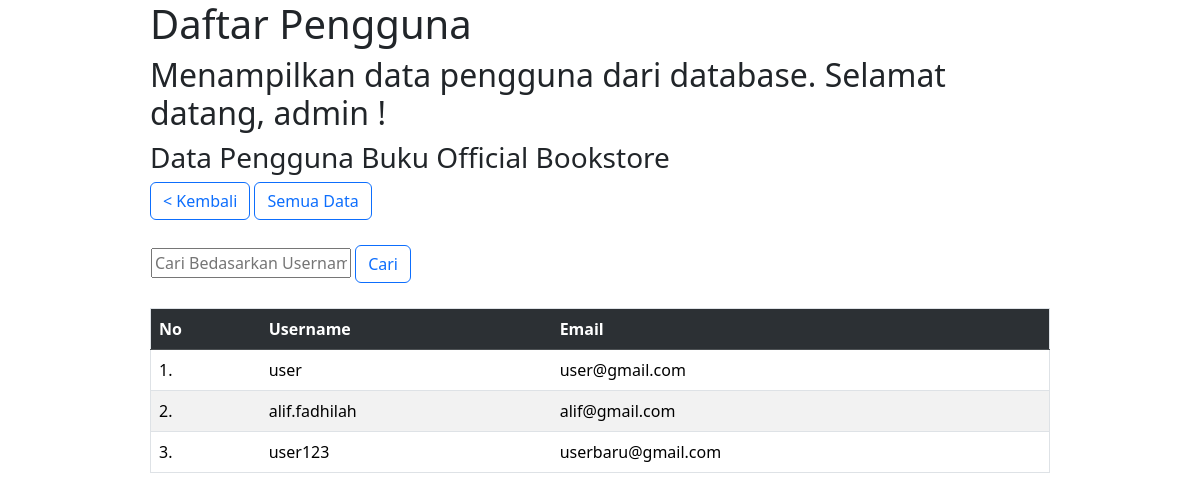
Screenshot of /pengguna/pengguna.php (signed in) with the database file from the repository.
### tables this page shows
CREATE TABLE `data_user` (
  `id` int(255) NOT NULL,
  `username` varchar(100) NOT NULL,
  `email` varchar(100) NOT NULL,
  `password` varchar(100) NOT NULL,
  `level` varchar(10) NOT NULL
);

### pengguna/pengguna.php (the view, shortened to what this page needs)
<!DOCTYPE html>
<html>
<head>
	<link href="https://cdn.jsdelivr.net/npm/bootstrap@5.3.3/dist/css/bootstrap.min.css" rel="stylesheet">
</head>
<body style="padding-right: 150px; padding-left: 150px;">
	<div class="judul">
		<h1>Daftar Pengguna</h1>
		<h2>Menampilkan data pengguna dari database. Selamat datang, <?php echo $_SESSION['username'] ?> !</h2>
	</div>
	<h3>Data Pengguna Buku Official Bookstore</h3>
	<a class="btn btn-outline-primary" href="../admin/admin.php">< Kembali</a>
	<a class="btn btn-outline-primary" href="pengguna.php">Semua Data</a>
    <br><br>
    <table><td>
    <form action="select-pengguna.php" method="post">
        <input type="text" name="username" placeholder="Cari Bedasarkan Username" style="width: 200px;">
        <input class="btn btn-outline-primary" type="submit" value="Cari">
    </form>
    </td>
    </table>
	<br>
	<table border="1" class="table table-striped">
		<tr class="table-dark">
			<th>No</th>
			<th>Username</th>
			<th>Email</th>
		</tr>
		<?php
		include "../koneksi.php";
		$query_mysql = mysqli_query($koneksi, "SELECT * FROM data_user WHERE level='user'")or die(mysqli_error());
		$nomor = 1;
		while($data = mysqli_fetch_array($query_mysql)){
		?>
		<tr>
			<td><?php echo $nomor++; ?>.</td>
			<td><?php echo $data['username']; ?></td>
			<td><?php echo $data['email']; ?></td>
		</tr>
		<?php } ?>
	</table>
	<br>
	<br>
</body>
</html>

### rows the page displays
data_user: username "user", email "user@gmail.com"
data_user: username "alif.fadhilah", email "alif@gmail.com"
data_user: username "user123", email "userbaru@gmail.com"

### other values shown
$_SESSION['username'] "admin"
